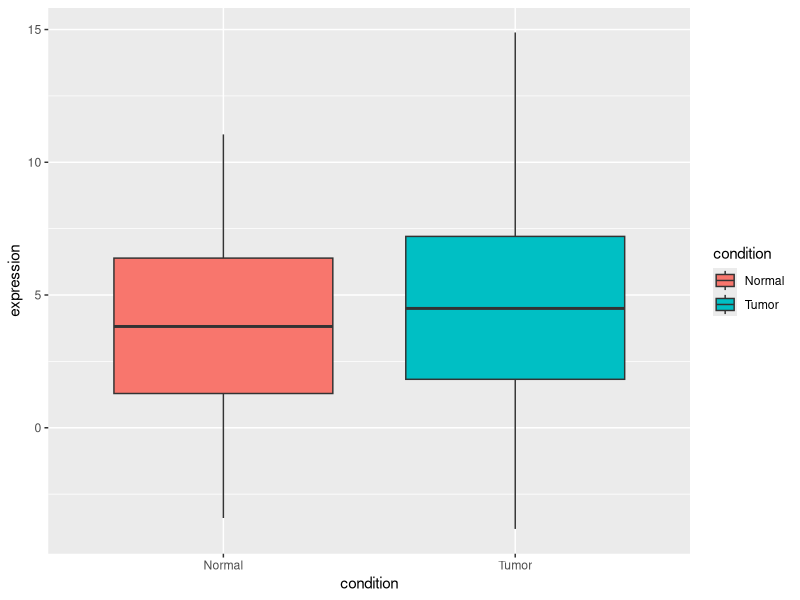
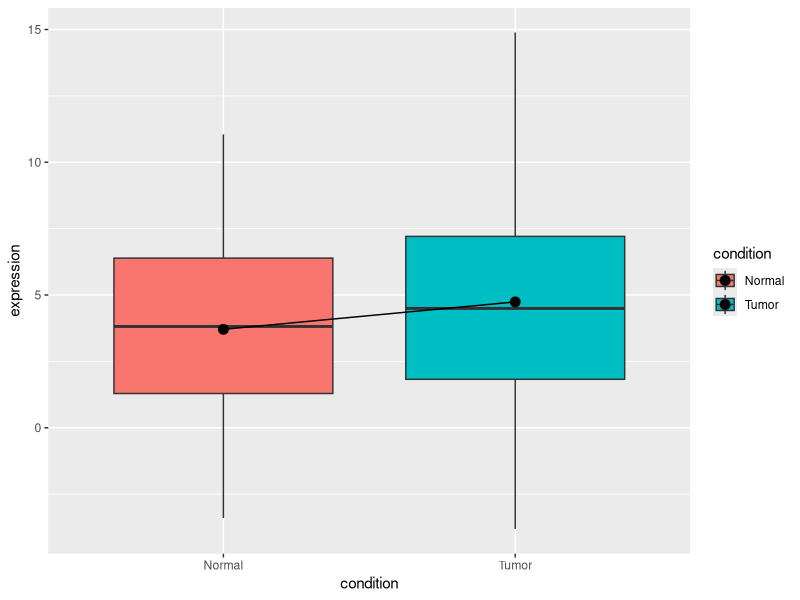
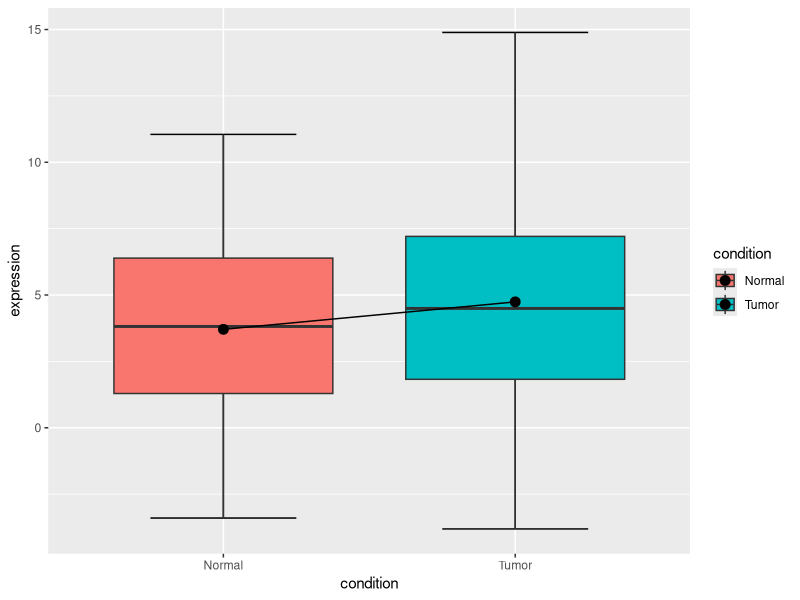
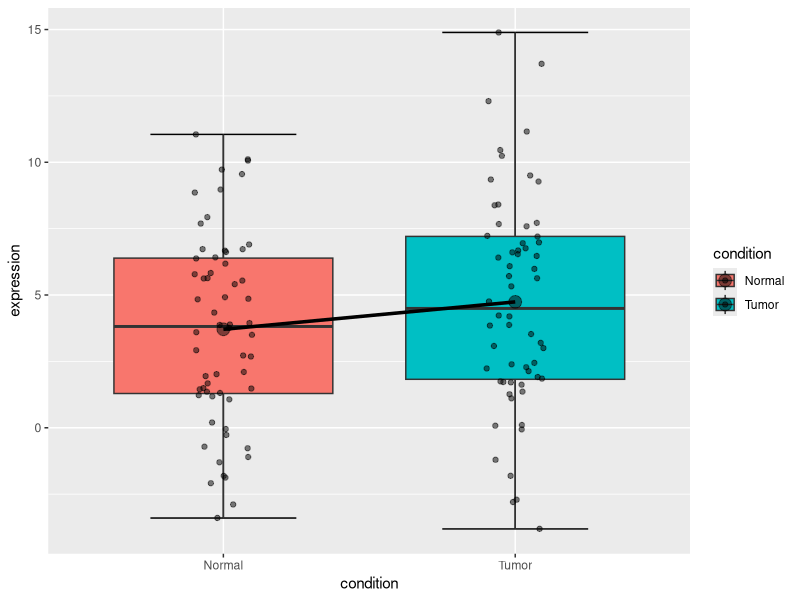
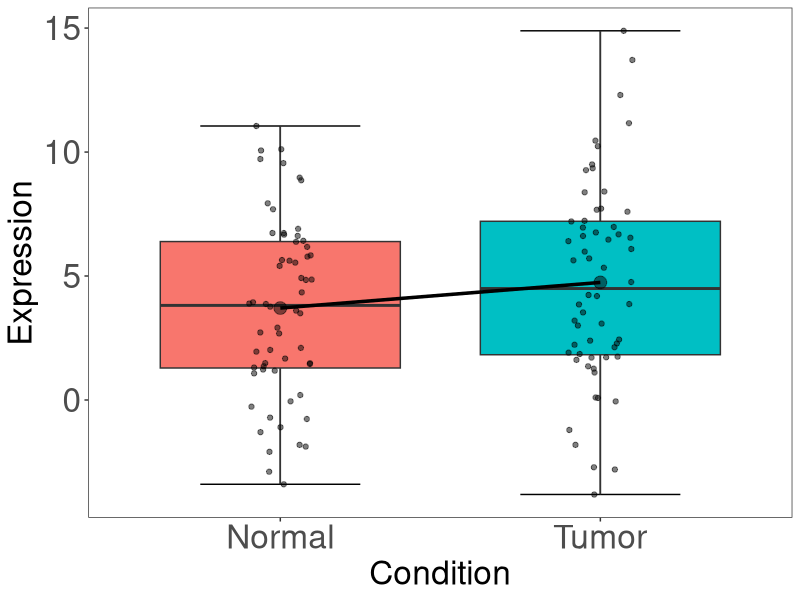
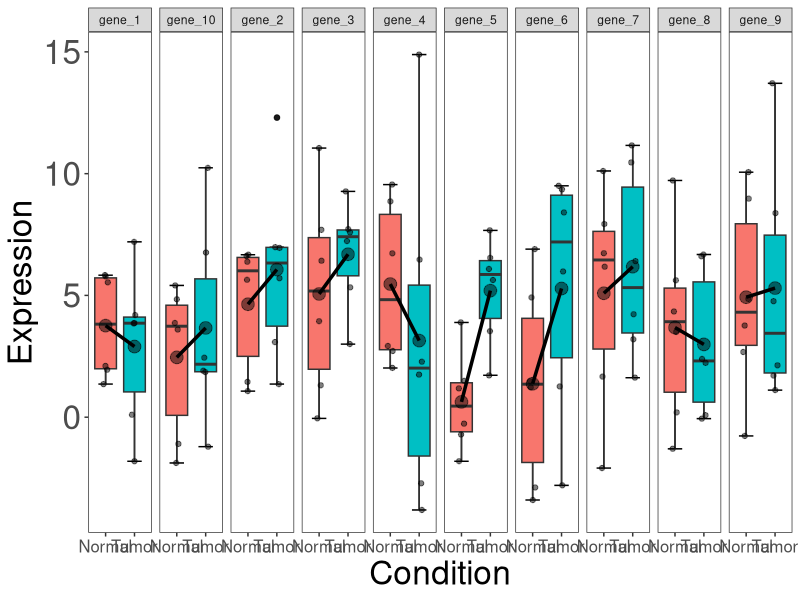
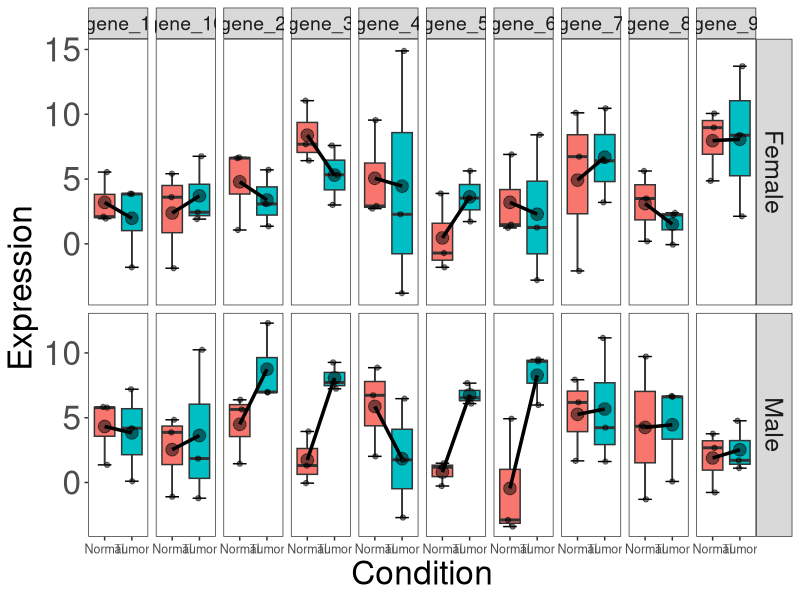
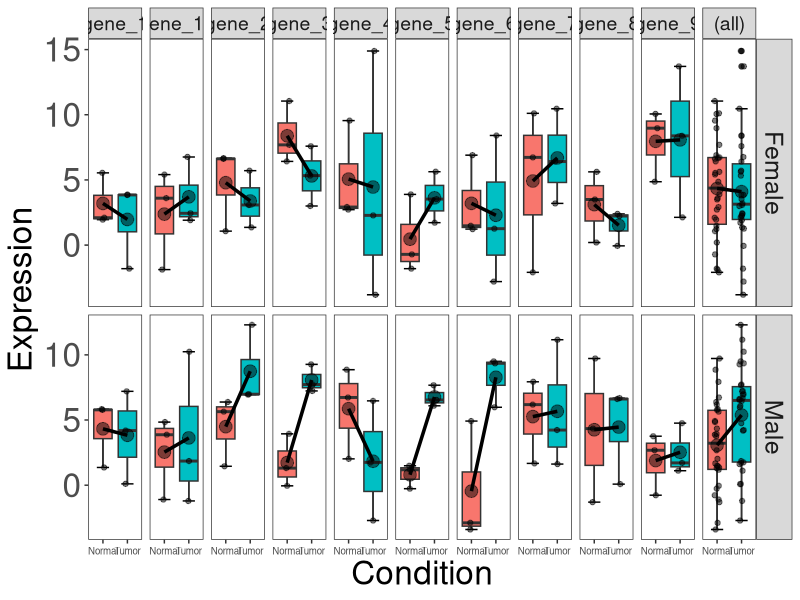

Write the R code that produced these figures, in order.
## ---- chunk 1
df1 = data.frame(genes = paste0("gene_", seq(1, 10)), matrix(sample(round(rnorm( 120, 4, 4), 2)), 10, 12))
colnames(df1)[-1] = paste0("sample", seq(1, 12))
head(df1)
## ---- chunk 2
pheno = data.frame(
    samples = paste0("sample", seq(1, 12)),
    condition = rep(c("Normal", "Tumor"), each = 6),
    gender = rep(rep(c("Male", "Female"), each = 3), 2)
)
## ---- chunk 3
library(tidyr)
df2 = gather(df1, "sample", "expression", -genes)
str(df2)
## ---- chunk 4
pheno$samples=as.character(pheno$samples)
df3 = merge(df2, pheno, by.x = "sample", by.y = "samples")
head(df3)
## ---- chunk 5
library(ggplot2)
## ---- chunk 6
df3$sample = as.factor(df3$sample)
## ---- chunk 7
ggplot(df3, aes(x = condition, y = expression, fill = condition)) +
    geom_boxplot(position = position_dodge(width = 1.1)) 
## ---- chunk 8
ggplot(df3, aes(x = condition, y = expression, fill = condition)) +
    geom_boxplot(position = position_dodge(width = 1.1))+
    stat_summary(fun.y=mean, geom="line", aes(group=1))  +
    stat_summary(fun.y=mean, geom="point", size=3)
## ---- chunk 9
ggplot(df3, aes(x = condition, y = expression, fill = condition)) +
    stat_boxplot(geom="errorbar", width=.5)+
    geom_boxplot(position = position_dodge(width = 1.1))+
    stat_summary(fun.y=mean, geom="line", aes(group=1))  +
    stat_summary(fun.y=mean, geom="point", size=3)
## ---- chunk 10
ggplot(df3, aes(x = condition, y = expression, fill = condition)) +
    stat_boxplot(geom="errorbar", width=.5)+
    geom_boxplot(position = position_dodge(width = 1.1))+
    stat_summary(fun.y=mean, geom="line", aes(group=1),lwd=1.2)  +
    stat_summary(fun.y=mean, geom="point", size=4, alpha=0.5)+
    geom_jitter(width = 0.1, color="black", alpha=0.5)
## ---- chunk 11
ggplot(df3, aes(x = condition, y = expression, fill = condition)) +
    stat_boxplot(geom="errorbar", width=.5)+
    geom_boxplot(position = position_dodge(width = 1.1))+
    stat_summary(fun.y=mean, geom="line", aes(group=1),lwd=1.2)  +
    stat_summary(fun.y=mean, geom="point", size=4, alpha=0.5)+
    geom_jitter(width = 0.1, color="black", alpha=0.5) +
    labs(x = "Condition", y = "Expression")+
    theme_bw()+
    theme(
        axis.text.x = element_text(size = 24),
        axis.text.y = element_text(size = 24),
        axis.title.x = element_text(size = 24),
        axis.title.y = element_text(size = 24),
        panel.grid.major = element_blank(),
        panel.grid.minor = element_blank(),
        legend.position = "none",
        )
## ---- chunk 12
ggplot(df3, aes(x = condition, y = expression, fill = condition)) +
    stat_boxplot(geom="errorbar", width=.5)+
    geom_boxplot(position = position_dodge(width = 1.1))+
    stat_summary(fun.y=mean, geom="line", aes(group=1),lwd=1.2)  +
    stat_summary(fun.y=mean, geom="point", size=4, alpha=0.5)+
    geom_jitter(width = 0.1, color="black", alpha=0.5) +
    labs(x = "Condition", y = "Expression")+
    theme_bw()+
    theme(
        axis.text.x = element_text(size = 12),
        axis.text.y = element_text(size = 24),
        axis.title.x = element_text(size = 24),
        axis.title.y = element_text(size = 24),
        panel.grid.major = element_blank(),
        panel.grid.minor = element_blank(),
        legend.position = "none",
    )+
    facet_grid( ~ genes,
        scales = 'free_y',
        space = "free"
    )
## ---- chunk 13
ggplot(df3, aes(x = condition, y = expression, fill = condition)) +
    stat_boxplot(geom="errorbar", width=.5)+
    geom_boxplot(position = position_dodge(width = 1.1))+
    stat_summary(fun.y=mean, geom="line", aes(group=1),lwd=1.2)  +
    stat_summary(fun.y=mean, geom="point", size=4, alpha=0.5)+
    geom_jitter(width = 0.1, color="black", alpha=0.5) +
    labs(x = "Condition", y = "Expression")+
    theme_bw()+
    theme(
        axis.text.x = element_text(size = 9),
        axis.text.y = element_text(size = 24),
        axis.title.x = element_text(size = 24),
        axis.title.y = element_text(size = 24),
        panel.grid.major = element_blank(),
        panel.grid.minor = element_blank(),
        legend.position = "none",
        strip.text.x = element_text(size = 14),
        strip.text.y = element_text(size = 18)
    )+
    facet_grid( gender ~ genes,
        scales = 'free_y',
        space = "free"
    )
## ---- chunk 14
ggplot(df3, aes(x = condition, y = expression, fill = condition)) +
    stat_boxplot(geom="errorbar", width=.5)+
    geom_boxplot(position = position_dodge(width = 1.1))+
    stat_summary(fun.y=mean, geom="line", aes(group=1),lwd=1.2)  +
    stat_summary(fun.y=mean, geom="point", size=4, alpha=0.5)+
    geom_jitter(width = 0.1, color="black", alpha=0.5) +
    labs(x = "Condition", y = "Expression")+
    theme_bw()+
    theme(
        axis.text.x = element_text(size = 7),
        axis.text.y = element_text(size = 24),
        axis.title.x = element_text(size = 24),
        axis.title.y = element_text(size = 24),
        panel.grid.major = element_blank(),
        panel.grid.minor = element_blank(),
        legend.position = "none",
        strip.text.x = element_text(size = 14),
        strip.text.y = element_text(size = 18)
    )+
    facet_grid( gender ~ genes,
        scales = 'free_y',
        space = "free",
        margins = "genes"
    )
